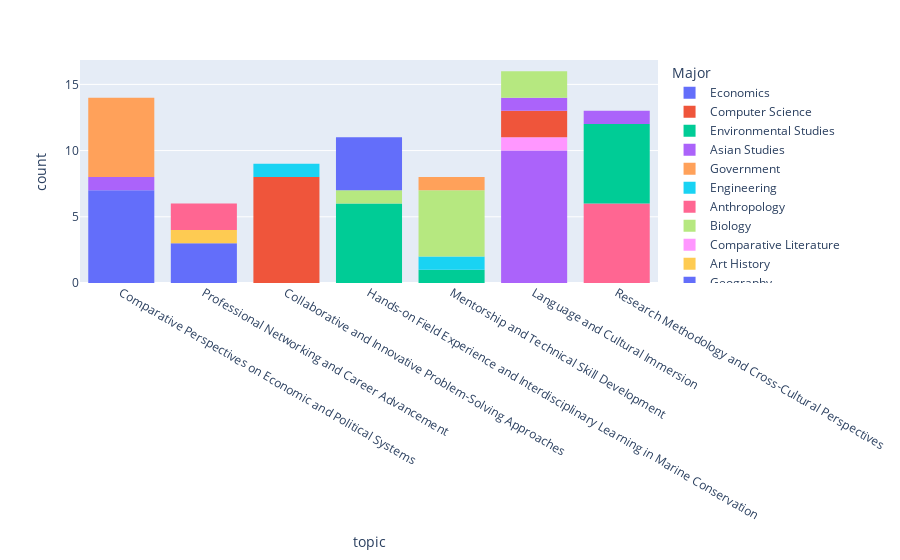

The cell this chart's notebook holds for it:
### Code cell
px.histogram(df, x="topic", color="Major")

### Figure 1 — Plotly figure (JSON) as saved in the notebook; plotly's stock layout.template omitted (floating-point values rounded to 4 significant figures)
{"data": [{"bingroup": "x", "hovertemplate": "Major=Economics<br>topic=%{x}<br>count=%{y}<extra></extra>", "legendgroup": "Economics", "marker": {"color": "#636efa", "pattern": {"shape": ""}}, "name": "Economics", "orientation": "v", "showlegend": true, "type": "histogram", "x": [null, "Comparative Perspectives on Economic and Political Systems", "Professional Networking and Career Advancement", "Comparative Perspectives on Economic and Political Systems", "Comparative Perspectives on Economic and Political Systems", null, "Comparative Perspectives on Economic and Political Systems", "Professional Networking and Career Advancement", "Comparative Perspectives on Economic and Political Systems", "Comparative Perspectives on Economic and Political Systems", "Comparative Perspectives on Economic and Political Systems", "Professional Networking and Career Advancement"], "xaxis": "x", "yaxis": "y"}, {"bingroup": "x", "hovertemplate": "Major=Computer Science<br>topic=%{x}<br>count=%{y}<extra></extra>", "legendgroup": "Computer Science", "marker": {"color": "#EF553B", "pattern": {"shape": ""}}, "name": "Computer Science", "orientation": "v", "showlegend": true, "type": "histogram", "x": ["Collaborative and Innovative Problem-Solving Approaches", "Collaborative and Innovative Problem-Solving Approaches", "Collaborative and Innovative Problem-Solving Approaches", null, "Collaborative and Innovative Problem-Solving Approaches", "Collaborative and Innovative Problem-Solving Approaches", "Collaborative and Innovative Problem-Solving Approaches", null, "Collaborative and Innovative Problem-Solving Approaches", "Collaborative and Innovative Problem-Solving Approaches"], "xaxis": "x", "yaxis": "y"}, {"bingroup": "x", "hovertemplate": "Major=Environmental Studies<br>topic=%{x}<br>count=%{y}<extra></extra>", "legendgroup": "Environmental Studies", "marker": {"color": "#00cc96", "pattern": {"shape": ""}}, "name": "Environmental Studies", "orientation": "v", "showlegend": true, "type": "histogram", "x": ["Hands-on Field Experience and Interdisciplinary Learning in Marine Conservation", "Hands-on Field Experience and Interdisciplinary Learning in Marine Conservation", "Mentorship and Technical Skill Development", "Hands-on Field Experience and Interdisciplinary Learning in Marine Conservation", "Hands-on Field Experience and Interdisciplinary Learning in Marine Conservation", "Hands-on Field Experience and Interdisciplinary Learning in Marine Conservation", null, "Hands-on Field Experience and Interdisciplinary Learning in Marine Conservation"], "xaxis": "x", "yaxis": "y"}, {"bingroup": "x", "hovertemplate": "Major=Asian Studies<br>topic=%{x}<br>count=%{y}<extra></extra>", "legendgroup": "Asian Studies", "marker": {"color": "#ab63fa", "pattern": {"shape": ""}}, "name": "Asian Studies", "orientation": "v", "showlegend": true, "type": "histogram", "x": ["Language and Cultural Immersion", "Language and Cultural Immersion", "Comparative Perspectives on Economic and Political Systems", "Language and Cultural Immersion", "Language and Cultural Immersion", "Language and Cultural Immersion", "Language and Cultural Immersion", "Language and Cultural Immersion", "Language and Cultural Immersion", "Language and Cultural Immersion", "Language and Cultural Immersion"], "xaxis": "x", "yaxis": "y"}, {"bingroup": "x", "hovertemplate": "Major=Government<br>topic=%{x}<br>count=%{y}<extra></extra>", "legendgroup": "Government", "marker": {"color": "#FFA15A", "pattern": {"shape": ""}}, "name": "Government", "orientation": "v", "showlegend": true, "type": "histogram", "x": [null, "Comparative Perspectives on Economic and Political Systems", "Comparative Perspectives on Economic and Political Systems", "Comparative Perspectives on Economic and Political Systems", "Comparative Perspectives on Economic and Political Systems", "Comparative Perspectives on Economic and Political Systems", "Comparative Perspectives on Economic and Political Systems"], "xaxis": "x", "yaxis": "y"}, {"bingroup": "x", "hovertemplate": "Major=Engineering<br>topic=%{x}<br>count=%{y}<extra></extra>", "legendgroup": "Engineering", "marker": {"color": "#19d3f3", "pattern": {"shape": ""}}, "name": "Engineering", "orientation": "v", "showlegend": true, "type": "histogram", "x": [null, null, null, "Collaborative and Innovative Problem-Solving Approaches", null, "Mentorship and Technical Skill Development", null], "xaxis": "x", "yaxis": "y"}, {"bingroup": "x", "hovertemplate": "Major=Anthropology<br>topic=%{x}<br>count=%{y}<extra></extra>", "legendgroup": "Anthropology", "marker": {"color": "#FF6692", "pattern": {"shape": ""}}, "name": "Anthropology", "orientation": "v", "showlegend": true, "type": "histogram", "x": [null, "Research Methodology and Cross-Cultural Perspectives", "Research Methodology and Cross-Cultural Perspectives", "Research Methodology and Cross-Cultural Perspectives", "Research Methodology and Cross-Cultural Perspectives", "Research Methodology and Cross-Cultural Perspectives", "Research Methodology and Cross-Cultural Perspectives"], "xaxis": "x", "yaxis": "y"}, {"bingroup": "x", "hovertemplate": "Major=Biology<br>topic=%{x}<br>count=%{y}<extra></extra>", "legendgroup": "Biology", "marker": {"color": "#B6E880", "pattern": {"shape": ""}}, "name": "Biology", "orientation": "v", "showlegend": true, "type": "histogram", "x": ["Hands-on Field Experience and Interdisciplinary Learning in Marine Conservation", "Mentorship and Technical Skill Development", "Mentorship and Technical Skill Development", "Mentorship and Technical Skill Development", null, "Mentorship and Technical Skill Development", "Mentorship and Technical Skill Development"], "xaxis": "x", "yaxis": "y"}, {"bingroup": "x", "hovertemplate": "Major=Comparative Literature<br>topic=%{x}<br>count=%{y}<extra></extra>", "legendgroup": "Comparative Literature", "marker": {"color": "#FF97FF", "pattern": {"shape": ""}}, "name": "Comparative Literature", "orientation": "v", "showlegend": true, "type": "histogram", "x": ["Language and Cultural Immersion"], "xaxis": "x", "yaxis": "y"}, {"bingroup": "x", "hovertemplate": "Major=Art History<br>topic=%{x}<br>count=%{y}<extra></extra>", "legendgroup": "Art History", "marker": {"color": "#FECB52", "pattern": {"shape": ""}}, "name": "Art History", "orientation": "v", "showlegend": true, "type": "histogram", "x": [null, "Professional Networking and Career Advancement", null], "xaxis": "x", "yaxis": "y"}, {"bingroup": "x", "hovertemplate": "Major=Geography<br>topic=%{x}<br>count=%{y}<extra></extra>", "legendgroup": "Geography", "marker": {"color": "#636efa", "pattern": {"shape": ""}}, "name": "Geography", "orientation": "v", "showlegend": true, "type": "histogram", "x": [null, "Hands-on Field Experience and Interdisciplinary Learning in Marine Conservation", "Hands-on Field Experience and Interdisciplinary Learning in Marine Conservation", "Hands-on Field Experience and Interdisciplinary Learning in Marine Conservation", "Hands-on Field Experience and Interdisciplinary Learning in Marine Conservation"], "xaxis": "x", "yaxis": "y"}, {"bingroup": "x", "hovertemplate": "Major=Middle Eastern Studies<br>topic=%{x}<br>count=%{y}<extra></extra>", "legendgroup": "Middle Eastern Studies", "marker": {"color": "#EF553B", "pattern": {"shape": ""}}, "name": "Middle Eastern Studies", "orientation": "v", "showlegend": true, "type": "histogram", "x": ["Language and Cultural Immersion", "Language and Cultural Immersion"], "xaxis": "x", "yaxis": "y"}, {"bingroup": "x", "hovertemplate": "Major=Psychology<br>topic=%{x}<br>count=%{y}<extra></extra>", "legendgroup": "Psychology", "marker": {"color": "#00cc96", "pattern": {"shape": ""}}, "name": "Psychology", "orientation": "v", "showlegend": true, "type": "histogram", "x": ["Research Methodology and Cross-Cultural Perspectives", "Research Methodology and Cross-Cultural Perspectives", "Research Methodology and Cross-Cultural Perspectives", "Research Methodology and Cross-Cultural Perspectives", "Research Methodology and Cross-Cultural Perspectives", "Research Methodology and Cross-Cultural Perspectives"], "xaxis": "x", "yaxis": "y"}, {"bingroup": "x", "hovertemplate": "Major=Sociology<br>topic=%{x}<br>count=%{y}<extra></extra>", "legendgroup": "Sociology", "marker": {"color": "#ab63fa", "pattern": {"shape": ""}}, "name": "Sociology", "orientation": "v", "showlegend": true, "type": "histogram", "x": ["Language and Cultural Immersion", "Research Methodology and Cross-Cultural Perspectives", null], "xaxis": "x", "yaxis": "y"}, {"bingroup": "x", "hovertemplate": "Major=English<br>topic=%{x}<br>count=%{y}<extra></extra>", "legendgroup": "English", "marker": {"color": "#FFA15A", "pattern": {"shape": ""}}, "name": "English", "orientation": "v", "showlegend": true, "type": "histogram", "x": ["Mentorship and Technical Skill Development"], "xaxis": "x", "yaxis": "y"}, {"bingroup": "x", "hovertemplate": "Major=History<br>topic=%{x}<br>count=%{y}<extra></extra>", "legendgroup": "History", "marker": {"color": "#19d3f3", "pattern": {"shape": ""}}, "name": "History", "orientation": "v", "showlegend": true, "type": "histogram", "x": [null, null], "xaxis": "x", "yaxis": "y"}, {"bingroup": "x", "hovertemplate": "Major=Theater<br>topic=%{x}<br>count=%{y}<extra></extra>", "legendgroup": "Theater", "marker": {"color": "#FF6692", "pattern": {"shape": ""}}, "name": "Theater", "orientation": "v", "showlegend": true, "type": "histogram", "x": [null, "Professional Networking and Career Advancement", null, null, "Professional Networking and Career Advancement"], "xaxis": "x", "yaxis": "y"}, {"bingroup": "x", "hovertemplate": "Major=Linguistics<br>topic=%{x}<br>count=%{y}<extra></extra>", "legendgroup": "Linguistics", "marker": {"color": "#B6E880", "pattern": {"shape": ""}}, "name": "Linguistics", "orientation": "v", "showlegend": true, "type": "histogram", "x": ["Language and Cultural Immersion", "Language and Cultural Immersion"], "xaxis": "x", "yaxis": "y"}, {"bingroup": "x", "hovertemplate": "Major=Mathematics<br>topic=%{x}<br>count=%{y}<extra></extra>", "legendgroup": "Mathematics", "marker": {"color": "#FF97FF", "pattern": {"shape": ""}}, "name": "Mathematics", "orientation": "v", "showlegend": true, "type": "histogram", "x": [null], "xaxis": "x", "yaxis": "y"}], "layout": {"barmode": "relative", "legend": {"title": {"text": "Major"}, "tracegroupgap": 0}, "margin": {"t": 60}, "xaxis": {"anchor": "y", "domain": [0, 1], "title": {"text": "topic"}}, "yaxis": {"anchor": "x", "domain": [0, 1], "title": {"text": "count"}}}}
